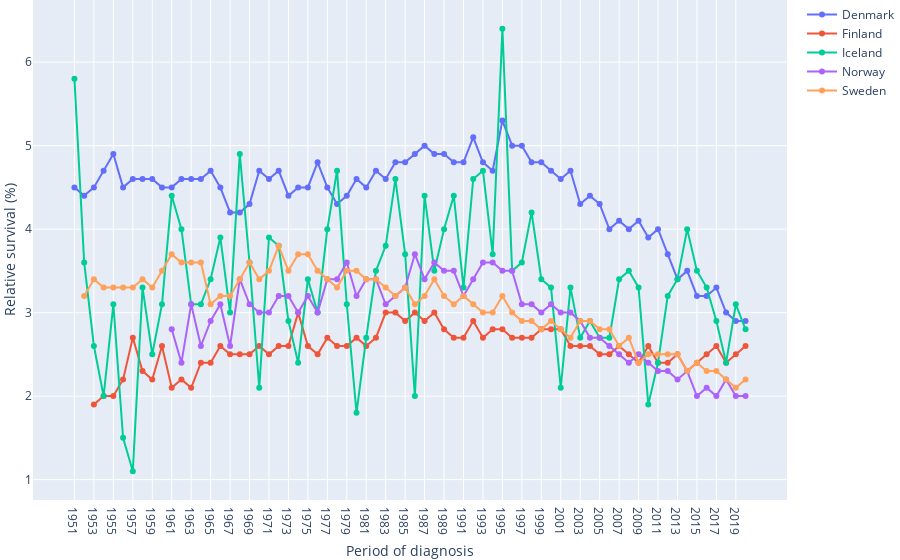

The notebook cell saved with this chart:
### Code cell
import plotly.graph_objects as go
import plotly.express as px
import pandas as pd
import numpy as np


# load cancer data
data = pd.read_csv("../data/NCdata-trends-cum_risk-pop(578,246,208,352,752)-can(180)-mortality-females-age(0-84)-y(1943-2020).csv", header=0, index_col=0)
data = data.T

print(data)

figures = []
for country in data.columns:
    figures.append(
        go.Scatter(
            name=country,
            x=data.index,
            y=data[country],
            mode='markers+lines',
            showlegend=True,
        )
    )

layout = go.Layout(
    xaxis=dict(title="Period of diagnosis"),
    yaxis=dict(title="Relative survival (%)")
)

fig = go.Figure(figures, layout=layout)
fig.update_layout(
    margin=go.layout.Margin(
        l=0, #left margin
        r=0, #right margin
        b=0, #bottom margin
        t=0  #top margin
    )
)

fig.show(renderer="colab")
fig.write_image("bc_mortality_over_time.svg")

### Figure 1 — Plotly figure (JSON) as saved in the notebook; plotly's stock layout.template omitted (floating-point values rounded to 4 significant figures)
{"data": [{"mode": "markers+lines", "name": "Denmark", "showlegend": true, "type": "scatter", "x": ["1951", "1952", "1953", "1954", "1955", "1956", "1957", "1958", "1959", "1960", "1961", "1962", "1963", "1964", "1965", "1966", "1967", "1968", "1969", "1970", "1971", "1972", "1973", "1974", "1975", "1976", "1977", "1978", "1979", "1980", "1981", "1982", "1983", "1984", "1985", "1986", "1987", "1988", "1989", "1990", "1991", "1992", "1993", "1994", "1995", "1996", "1997", "1998", "1999", "2000", "2001", "2002", "2003", "2004", "2005", "2006", "2007", "2008", "2009", "2010", "2011", "2012", "2013", "2014", "2015", "2016", "2017", "2018", "2019", "2020"], "y": ["4.5", "4.4", "4.5", "4.7", "4.9", "4.5", "4.6", "4.6", "4.6", "4.5", 4.5, 4.6, 4.6, 4.6, 4.7, 4.5, 4.2, 4.2, 4.3, 4.7, 4.6, 4.7, 4.4, 4.5, 4.5, 4.8, 4.5, 4.3, 4.4, 4.6, 4.5, 4.7, 4.6, 4.8, 4.8, 4.9, 5, 4.9, 4.9, 4.8, 4.8, 5.1, 4.8, 4.7, 5.3, 5, 5, 4.8, 4.8, 4.7, 4.6, 4.7, 4.3, 4.4, 4.3, 4, 4.1, 4, 4.1, 3.9, 4, 3.7, 3.4, 3.5, 3.2, 3.2, 3.3, 3, 2.9, 2.9]}, {"mode": "markers+lines", "name": "Finland", "showlegend": true, "type": "scatter", "x": ["1951", "1952", "1953", "1954", "1955", "1956", "1957", "1958", "1959", "1960", "1961", "1962", "1963", "1964", "1965", "1966", "1967", "1968", "1969", "1970", "1971", "1972", "1973", "1974", "1975", "1976", "1977", "1978", "1979", "1980", "1981", "1982", "1983", "1984", "1985", "1986", "1987", "1988", "1989", "1990", "1991", "1992", "1993", "1994", "1995", "1996", "1997", "1998", "1999", "2000", "2001", "2002", "2003", "2004", "2005", "2006", "2007", "2008", "2009", "2010", "2011", "2012", "2013", "2014", "2015", "2016", "2017", "2018", "2019", "2020"], "y": ["-", "-", "1.9", "2.0", "2.0", "2.2", "2.7", "2.3", "2.2", "2.6", 2.1, 2.2, 2.1, 2.4, 2.4, 2.6, 2.5, 2.5, 2.5, 2.6, 2.5, 2.6, 2.6, 3, 2.6, 2.5, 2.7, 2.6, 2.6, 2.7, 2.6, 2.7, 3, 3, 2.9, 3, 2.9, 3, 2.8, 2.7, 2.7, 2.9, 2.7, 2.8, 2.8, 2.7, 2.7, 2.7, 2.8, 2.8, 2.8, 2.6, 2.6, 2.6, 2.5, 2.5, 2.6, 2.5, 2.4, 2.6, 2.4, 2.4, 2.5, 2.3, 2.4, 2.5, 2.6, 2.4, 2.5, 2.6]}, {"mode": "markers+lines", "name": "Iceland", "showlegend": true, "type": "scatter", "x": ["1951", "1952", "1953", "1954", "1955", "1956", "1957", "1958", "1959", "1960", "1961", "1962", "1963", "1964", "1965", "1966", "1967", "1968", "1969", "1970", "1971", "1972", "1973", "1974", "1975", "1976", "1977", "1978", "1979", "1980", "1981", "1982", "1983", "1984", "1985", "1986", "1987", "1988", "1989", "1990", "1991", "1992", "1993", "1994", "1995", "1996", "1997", "1998", "1999", "2000", "2001", "2002", "2003", "2004", "2005", "2006", "2007", "2008", "2009", "2010", "2011", "2012", "2013", "2014", "2015", "2016", "2017", "2018", "2019", "2020"], "y": ["5.8", "3.6", "2.6", "2.0", "3.1", "1.5", "1.1", "3.3", "2.5", "3.1", 4.4, 4, 3.1, 3.1, 3.4, 3.9, 3, 4.9, 3.6, 2.1, 3.9, 3.8, 2.9, 2.4, 3.4, 3, 4, 4.7, 3.1, 1.8, 2.7, 3.5, 3.8, 4.6, 3.7, 2, 4.4, 3.5, 4, 4.4, 3.3, 4.6, 4.7, 3.7, 6.4, 3.5, 3.6, 4.2, 3.4, 3.3, 2.1, 3.3, 2.7, 2.9, 2.7, 2.7, 3.4, 3.5, 3.3, 1.9, 2.4, 3.2, 3.4, 4, 3.5, 3.3, 2.9, 2.4, 3.1, 2.8]}, {"mode": "markers+lines", "name": "Norway", "showlegend": true, "type": "scatter", "x": ["1951", "1952", "1953", "1954", "1955", "1956", "1957", "1958", "1959", "1960", "1961", "1962", "1963", "1964", "1965", "1966", "1967", "1968", "1969", "1970", "1971", "1972", "1973", "1974", "1975", "1976", "1977", "1978", "1979", "1980", "1981", "1982", "1983", "1984", "1985", "1986", "1987", "1988", "1989", "1990", "1991", "1992", "1993", "1994", "1995", "1996", "1997", "1998", "1999", "2000", "2001", "2002", "2003", "2004", "2005", "2006", "2007", "2008", "2009", "2010", "2011", "2012", "2013", "2014", "2015", "2016", "2017", "2018", "2019", "2020"], "y": ["-", "-", "-", "-", "-", "-", "-", "-", "-", "-", 2.8, 2.4, 3.1, 2.6, 2.9, 3.1, 2.6, 3.4, 3.1, 3, 3, 3.2, 3.2, 3, 3.2, 3, 3.4, 3.4, 3.6, 3.2, 3.4, 3.4, 3.1, 3.2, 3.3, 3.7, 3.4, 3.6, 3.5, 3.5, 3.2, 3.4, 3.6, 3.6, 3.5, 3.5, 3.1, 3.1, 3, 3.1, 3, 3, 2.9, 2.7, 2.7, 2.6, 2.5, 2.4, 2.5, 2.4, 2.3, 2.3, 2.2, 2.3, 2, 2.1, 2, 2.2, 2, 2]}, {"mode": "markers+lines", "name": "Sweden", "showlegend": true, "type": "scatter", "x": ["1951", "1952", "1953", "1954", "1955", "1956", "1957", "1958", "1959", "1960", "1961", "1962", "1963", "1964", "1965", "1966", "1967", "1968", "1969", "1970", "1971", "1972", "1973", "1974", "1975", "1976", "1977", "1978", "1979", "1980", "1981", "1982", "1983", "1984", "1985", "1986", "1987", "1988", "1989", "1990", "1991", "1992", "1993", "1994", "1995", "1996", "1997", "1998", "1999", "2000", "2001", "2002", "2003", "2004", "2005", "2006", "2007", "2008", "2009", "2010", "2011", "2012", "2013", "2014", "2015", "2016", "2017", "2018", "2019", "2020"], "y": ["-", "3.2", "3.4", "3.3", "3.3", "3.3", "3.3", "3.4", "3.3", "3.5", 3.7, 3.6, 3.6, 3.6, 3.1, 3.2, 3.2, 3.4, 3.6, 3.4, 3.5, 3.8, 3.5, 3.7, 3.7, 3.5, 3.4, 3.3, 3.5, 3.5, 3.4, 3.4, 3.3, 3.2, 3.3, 3.1, 3.2, 3.4, 3.2, 3.1, 3.2, 3.1, 3, 3, 3.2, 3, 2.9, 2.9, 2.8, 2.9, 2.8, 2.7, 2.9, 2.9, 2.8, 2.8, 2.6, 2.7, 2.4, 2.5, 2.5, 2.5, 2.5, 2.3, 2.4, 2.3, 2.3, 2.2, 2.1, 2.2]}], "layout": {"margin": {"b": 0, "l": 0, "r": 0, "t": 0}, "xaxis": {"title": {"text": "Period of diagnosis"}}, "yaxis": {"title": {"text": "Relative survival (%)"}}}}
